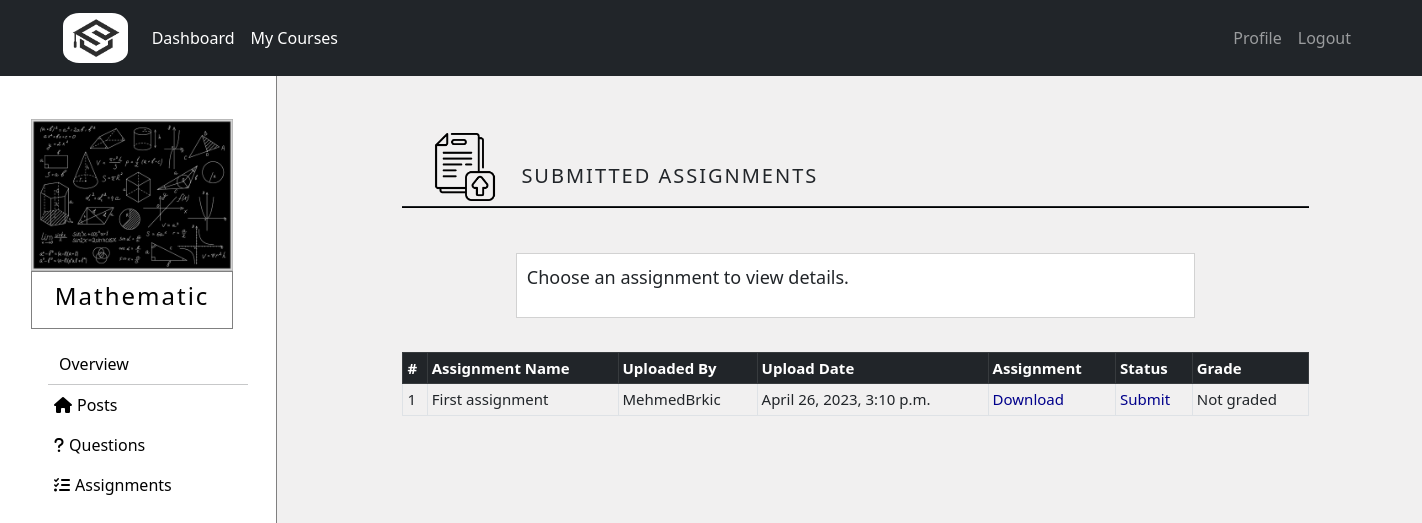
The app's page /courses/tutor_course/10/assignments (signed in) with its own data.
### courses/models.py (models this page shows, shortened)
class Course(models.Model):
    name = models.CharField(max_length=50)
    summary = models.CharField(max_length=500)
    image = models.ImageField(upload_to="courses_images",default="courses_images/default.jpg",blank=True)
    overview = models.TextField(null=True,blank=True)
    max_students = models.IntegerField(default=100)
    student_number = models.IntegerField(default=0)

class Assignment(models.Model):
    name = models.CharField(max_length=50)
    created_at = models.DateTimeField(auto_now=True)
    course = models.ForeignKey(Course,related_name='course_assignment',on_delete=models.CASCADE)
    tutor = models.ForeignKey(Tutor,related_name='tutor_assignment',on_delete=models.CASCADE)
    file_assignment = models.FileField(upload_to='assignments')
    class Meta:
        ordering = ['-created_at']

class Tutor(models.Model):
    user = models.OneToOneField(NewUser,on_delete=models.CASCADE,primary_key=True,related_name='Tutor')
    phone = models.IntegerField()
    course = models.ManyToManyField(Course,through="TutorCourse")

class NewUser(AbstractUser):
    is_student = models.BooleanField(default=False)
    is_tutor = models.BooleanField(default=False)

### courses/views.py (the view)
# urls.py: path('course/<int:course_id>/assignments',views.view_assignments,name='assignments'),
@login_required
def view_assignments(request,course_id):
   if is_enrolled(request.user, course_id) is False:
      return HttpResponse('<html><body><h2 style="font-weight: lighter">Your do not have access to view this page!</h2><body></html>')
   course = get_object_or_404(Course,pk=course_id)
   assignments = Assignment.objects.filter(course=course)
   return render(request,'courses/assignments_details.html',{'course':course,'assignments':assignments})

### courses/templatetags/tag.py (called while the page is built)
@register.simple_tag
def getSubmissionsByUser(user):
    student = get_object_or_404(Student,user=user)
    submissions = Submission.objects.filter(student=student)
    return submissions

@register.simple_tag
def getAssignmentsBySubmissions(submissions):
    assignment_list = [x.assignment for x in submissions]
    return assignment_list

### courses/views.py (called while the page is built)
def is_enrolled(user, course_id):
   course = get_object_or_404(Course,pk=course_id)
   if user.is_tutor:
      tutor_courses = TutorCourse.objects.filter(course=course,tutor=user.Tutor)
      return tutor_courses.exists()
   else:
      student_courses = StudentCourse.objects.filter(course=course,student=user.Student)
      return student_courses.exists()

### templates/courses/assignments_details.html
{% extends 'courses/course.html' %}
{% block courseContent %}
{% load static %}
<div style="margin-left: auto; margin-right: auto; width:75%; margin-top: 5%; position: relative; margin-bottom: 5px;">
  <img class="col-sm-4 col-md-4 col-lg-4" src="{% static 'img/submitted.png' %}"
       style="width:8%;">
  <div class="col-sm-8 col-md-8 col-lg-8" style="display: inline-block; position:absolute; bottom: 5px;">
    <h5 style="margin-left: 4%; letter-spacing: 2px;">SUBMITTED ASSIGNMENTS</h5>
  </div>
</div>
<hr style="width: 80%; margin-left: auto; margin-right: auto; background-color: black;
           opacity: 1; margin-top: 0; margin-bottom: 4%; height: 2px;">
{% if course %}
  <div class="row" style="width:60%; margin-left: auto; margin-right: auto; margin-top: 3%; margin-bottom: 3%;">
      {% block submissionBlock %}
      <div class="card" style="border-radius: 0; padding: 10px;">
        <p style="font-size: large;">Choose an assignment to view details.</p>
      </div>
      {% endblock %}
  </div>
  <div class="row positionCenter" style="margin-top: 2%; margin-bottom: 3%;">
        <table class="table table-sm table-bordered" style="font-size:15px;">
            <thead class="table-dark">
              <tr>
                <th scope="col">#</th>
                <th scope="col">Assignment Name</th>
                <th scope="col">Uploaded By</th>
                <th scope="col">Upload Date</th>
                <th scope="col">Assignment</th>
                <th scope="col">Status</th>
                <th scope="col">Grade</th>
              </tr>
            </thead>
            <tbody>
                  {% for assignment in assignments %}
                  <tr>
                      <td scope="row">{{ forloop.counter }}</td>
                      <td>{{assignment.name}}</td>
                      <td>{{assignment.tutor.user.username}}</td>
                      <td>{{assignment.created_at}}</td>
                      <td><a class="hoverTextRed" href="{{ assignment.file_assignment.url }}" style="text-decoration: none; color: darkblue;"
                             target="_blank">Download</a></td>
                    {% load tag %}
                    {% getSubmissionsByUser user as submissions %}
                    {% getAssignmentsBySubmissions submissions as assignment_list %}
                    {% if assignment in assignment_list %}
                      <td>
                        <form action="{% url 'submit_assignment' course_id=course.pk assignment_id=assignment.pk %}" method="GET">
                          <button style="all: unset; cursor: pointer;" name="submitted_button"
                                  type="submit" value="Submitted">
                                <a class="hoverText" style="text-decoration: none; color: black;">Submitted
                                </a>
                          </button>
                        </form>
                      </td>
                      <td>{{ submissions|getGrade:assignment }}</td>
                    {% else %}
                      <td><a class="hoverTextRed" href="{% url 'submit_assignment' course_id=course.pk assignment_id=assignment.pk %}"
                        style="text-decoration: none; color: darkblue;">Submit</a></td>
                        <td>Not graded</td>
                    {% endif %}
                  </tr>
                  {% endfor%}
            </tbody>
        </table>
  </div>
{% endif %}
{% endblock %}

### templates/courses/course.html (shortened to what this page needs)
{% extends 'courses/dashboard.html' %}
{% block content_courses %}
{% load static %}
{% if course %}
<div class="row no-gutters">
  <div class="col-2 no-gutters" style="width: 20%; height: 100vh; background-color: white; padding: 0; border-right: 1px solid gray;">
    <div class="card" style="width: 70%; margin-top: 15%;
                             margin-left: auto; margin-right: auto; border: none;">
      <img src="{{course.image.url}}" class="card-img-top" style="border-radius: 0%;" alt="Cover">
        <div class="card-body" style="border: 1px solid gray; padding: 10px 0px 10px 0px;">
          <h4 class="card-title courseDetails"
              style="text-align: center; color: black; letter-spacing: 2px; font-weight: lighter;">{{course.name}}</h4>
        </div>
    </div>
    <div class="nav flex-column" style="margin-top: 5%; width: 100%;">
      <a class="nav-link hoverMeni" href="{% url 'overview' course_id=course.pk %}" style="color: black;">
        Overview
      </a>
      <hr style="width: 200px; margin-left: 60px; margin-right: auto; margin-top: 0px; margin-bottom: 0px;">
      {% if user.is_student %}
      <a class="nav-link hoverMeni" href="{% url 'course' course_id=course.pk %}" style="color: black;">
        <i class="fa-solid fa-house" style="margin-right: 5px; margin-left: 50px;"></i>Posts
      </a>
      {% else %}
      <a class="nav-link hoverMeni" href="{% url 'tutor_course' course_id=course.pk %}" style="color: black;">
        <i class="fa-solid fa-house" style="margin-right: 5px; margin-left: 50px;"></i>Posts
      </a>
      {% endif %}
      <a class="nav-link hoverMeni" href="{% url 'view_questions_tutor' course_id=course.pk %}" style="color: black;">
        <i class="fa-solid fa-question" style="margin-right: 5px; margin-left: 50px;"></i>Questions
      </a>
      <a class="nav-link hoverMeni" href="{% url 'assignment_overview' course_id=course.pk %}" style="color: black;">
        <i class="fa-solid fa-list-check" style="margin-right: 5px; margin-left: 50px;"></i>Assignments
      </a>
    </div>
  </div>
  <div class="col-10 no-gutters" style="width: 80%; height: 100vh; overflow: scroll;">
    {% block courseContent%}{% endblock %}
  </div>
</div>
{% endif %}
{% endblock %}

### static/css/style.css (style rules this page uses)
html { scroll-behavior: smooth; }
*, *:before, *:after { box-sizing: border-box; }
body { margin: 0; padding: 0; min-width: 1400px; }

### static/css/login.css (style rules this page uses)
.courseDetails { opacity: 0.99; color: white; }
.positionCenter { margin-left: auto; margin-right: auto; width: 80%; }

### templates/courses/course.html (style rules this page uses)
body { overflow-x: hidden; overflow-y: hidden; }

### records on screen
Course: image (picture), name "Mathematic"
Assignment: name "First assignment", tutor.user.username "MehmedBrkic", created_at "April 26, 2023, 3:10 p.m."
